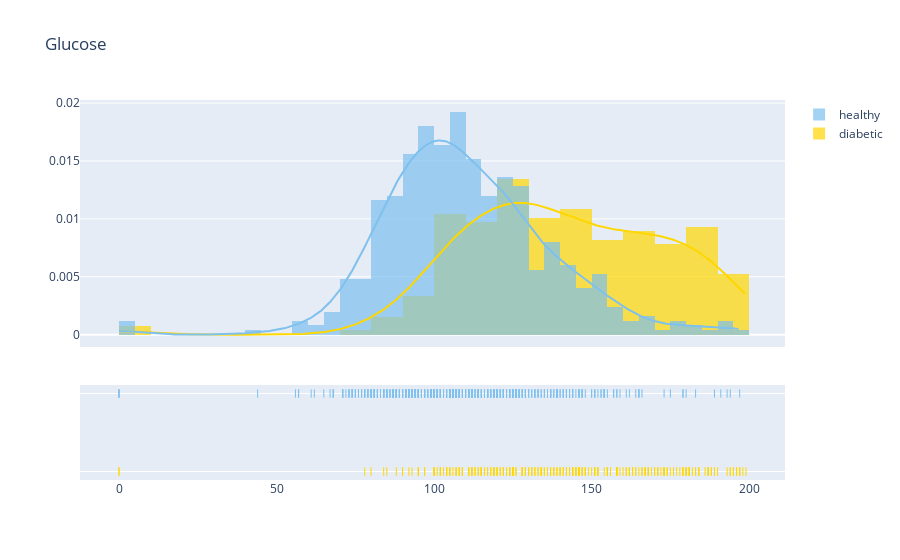

The code cell stored with this chart in its notebook:
### Code cell
#Glucose
plot_distribution('Glucose', 0)

### Figure 1 — Plotly figure (JSON) as saved in the notebook; plotly's stock layout.template omitted (floating-point values rounded to 4 significant figures; data arrays with more than 128 entries replaced by an {"elided": "..."} marker saying what was removed)
{"data": [{"autobinx": false, "histnorm": "probability density", "legendgroup": "diabetic", "marker": {"color": "#FFD700"}, "name": "diabetic", "opacity": 0.7, "type": "histogram", "x": {"elided": "268 int values"}, "xaxis": "x", "xbins": {"end": 199, "size": 0, "start": 0}, "yaxis": "y"}, {"autobinx": false, "histnorm": "probability density", "legendgroup": "healthy", "marker": {"color": "#7EC0EE"}, "name": "healthy", "opacity": 0.7, "type": "histogram", "x": {"elided": "500 int values"}, "xaxis": "x", "xbins": {"end": 197, "size": 0, "start": 0}, "yaxis": "y"}, {"legendgroup": "diabetic", "marker": {"color": "#FFD700"}, "mode": "lines", "name": "diabetic", "showlegend": false, "type": "scatter", "x": {"elided": "500 float values"}, "xaxis": "x", "y": {"elided": "500 float values"}, "yaxis": "y"}, {"legendgroup": "healthy", "marker": {"color": "#7EC0EE"}, "mode": "lines", "name": "healthy", "showlegend": false, "type": "scatter", "x": {"elided": "500 float values"}, "xaxis": "x", "y": {"elided": "500 float values"}, "yaxis": "y"}, {"legendgroup": "diabetic", "marker": {"color": "#FFD700", "symbol": "line-ns-open"}, "mode": "markers", "name": "diabetic", "showlegend": false, "type": "scatter", "x": {"elided": "268 int values"}, "xaxis": "x", "y": {"elided": "268 str values"}, "yaxis": "y2"}, {"legendgroup": "healthy", "marker": {"color": "#7EC0EE", "symbol": "line-ns-open"}, "mode": "markers", "name": "healthy", "showlegend": false, "type": "scatter", "x": {"elided": "500 int values"}, "xaxis": "x", "y": {"elided": "500 str values"}, "yaxis": "y2"}], "layout": {"barmode": "overlay", "hovermode": "closest", "legend": {"traceorder": "reversed"}, "title": {"text": "Glucose"}, "xaxis": {"anchor": "y2", "domain": [0, 1], "zeroline": false}, "yaxis": {"anchor": "free", "domain": [0.35, 1], "position": 0}, "yaxis2": {"anchor": "x", "domain": [0, 0.25], "dtick": 1, "showticklabels": false}}}
